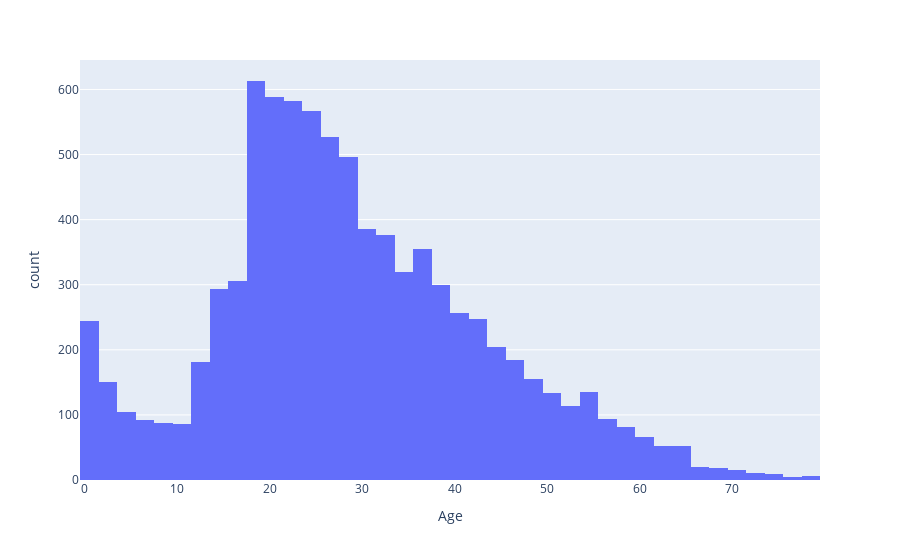

Source (notebook cell):
### Code cell
px.histogram(spaceship_df, x="Age", nbins=50)

### Figure 1 — Plotly figure (JSON) as saved in the notebook; plotly's stock layout.template omitted (floating-point values rounded to 4 significant figures; data arrays with more than 128 entries replaced by an {"elided": "..."} marker saying what was removed)
{"data": [{"alignmentgroup": "True", "bingroup": "x", "hovertemplate": "Age=%{x}<br>count=%{y}<extra></extra>", "legendgroup": "", "marker": {"color": "#636efa", "pattern": {"shape": ""}}, "name": "", "nbinsx": 50, "offsetgroup": "", "orientation": "v", "showlegend": false, "type": "histogram", "x": {"elided": "8693 int values"}, "xaxis": "x", "yaxis": "y"}], "layout": {"barmode": "relative", "legend": {"tracegroupgap": 0}, "margin": {"t": 60}, "xaxis": {"anchor": "y", "domain": [0, 1], "title": {"text": "Age"}}, "yaxis": {"anchor": "x", "domain": [0, 1], "title": {"text": "count"}}}}
